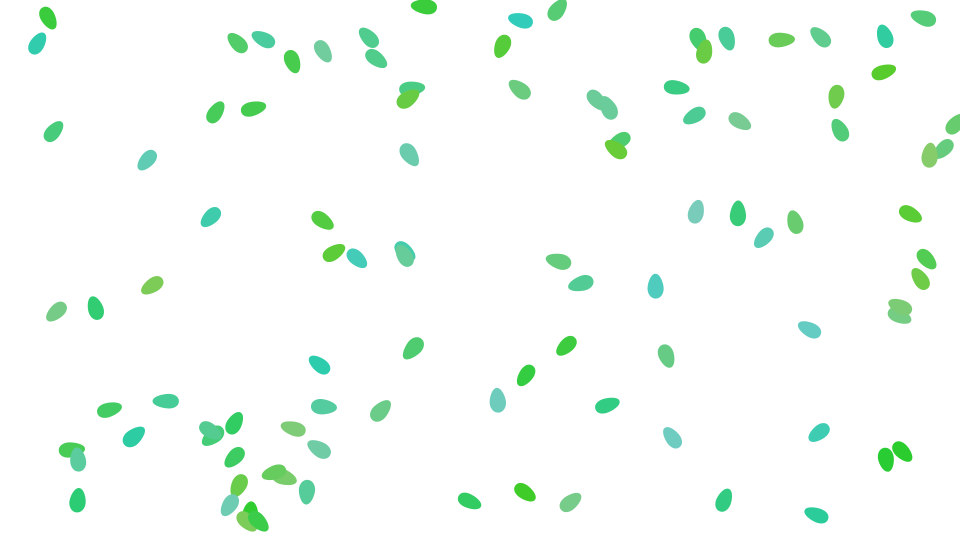
Frame 1 (no input)
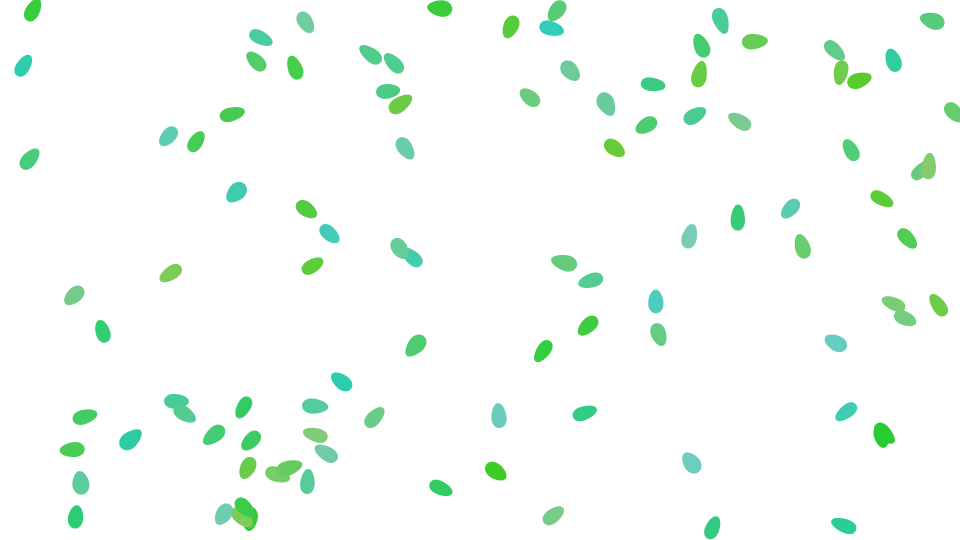
Frame 60 (the mouse pressed at the canvas centre just before this capture)
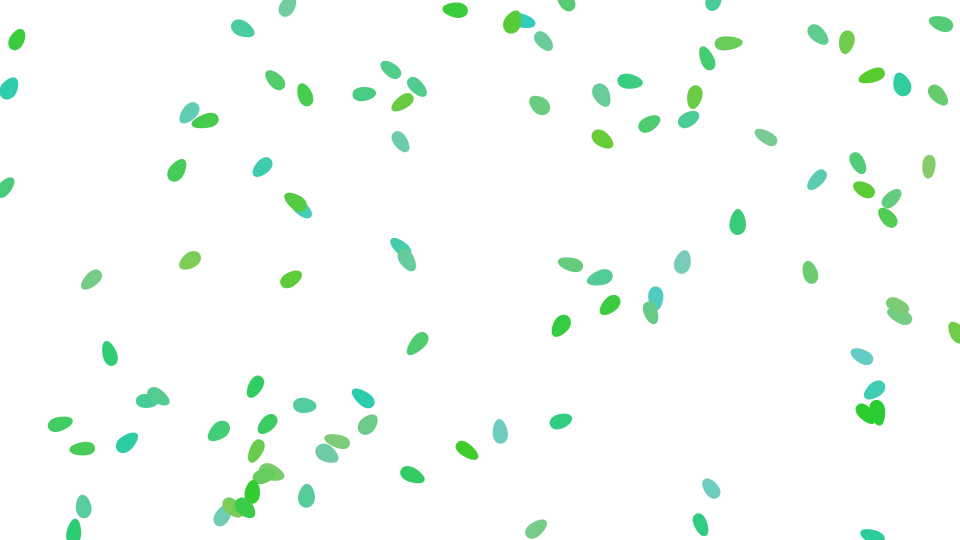
Frame 120 (the mouse held since frame 60 and released just before this capture)

The Processing sketch that drew these frames (run headless with seeded random() and noise(); from frame 60 on, the mouse is pressed at the canvas centre):

// Processing sketch: sketch_xxx_bezierVertex
// ── sketch_xxx_bezierVertex.pde
int num = 100;
Mover m;
ArrayList<Mover> movers = new ArrayList<Mover>(); 

void setup() {
  size(960, 540);
  colorMode(HSB, 360, 100, 100);
  noStroke();
  for (int i = 0; i < num; i++) {
    m = new Mover(random(width), random(height), 10);
    movers.add(m);
  }
}

void draw() {
  background(0, 0, 100);
  for (Mover m : movers) {
    m.update();
    m.draw();
    for(Mover m2 : movers){
      if(m.equals(m2) != true){
        float dist = m.calDist(m2);
        if(dist < 10*2){
          m.vel.mult(-1);
          m2.vel.mult(-1);
        }
      }
    }
  }
}
// ── Mover.pde

class Mover {
  float r = 50;
  PVector loc;
  PVector vel;
  float angle;
  float amp1, amp2;
  PVector p1, p2, p3, p4;
  color c;

  Mover(float x, float y, float r) {
    loc = new PVector(x, y);
    vel = new PVector(random(-.5, .5), random(-.5, .5));
    this.r = r;
    amp1 = random(0.01, 0.1);
    amp2 = random(0.01, 0.1);
    c = color(random(100,180),random(40,80),80);
  }
  void update() {
    loc.add(vel);
    println(angle);
    if(loc.x < 0 || loc.x > width){
      vel.x *= -1;
    }
    if(loc.y < 0 || loc.y > height){
      vel.y *= -1;
    }
  }
  boolean equals(Mover m){
    return loc.equals(m.loc);
  }
  float calDist(Mover m){
    return dist(loc.x,loc.y,m.loc.x,m.loc.y);
  }

  void draw() {
    fill(c);
    pushMatrix();
    translate(loc.x, loc.y);
    angle = atan2(vel.y, vel.x)+PI/2;
    rotate(angle);
    p1 = new PVector(
      cos(radians(0))*map(noise(vel.x,frameCount*amp1), 0, 1, r/2, r), 
      sin(radians(0))*r
      );
    p2 = new PVector(
      cos(radians(90))*(r*2), 
      sin(radians(90))*(map(noise(vel.y,frameCount*amp2), 0, 1, r/2, r)*2)
      );
    p3 = new PVector(
      cos(radians(180))*map(noise(vel.x,frameCount*amp1), 0, 1, r/2, r), 
      sin(radians(180))*r
      );
    p4 = new PVector(
      cos(radians(270))*r, 
      sin(radians(270))*r
      );

    //  fill(0, 0, 100);
    //  ellipse(p1.x, p1.y, 3, 3);
    //  ellipse(p2.x, p2.y, 3, 3);
    //  ellipse(p3.x, p3.y, 3, 3);
    //  ellipse(p4.x, p4.y, 3, 3);

    //  fill(0, 0, 0);
    //  ellipse(p1.x, p1.y-r/2, 3, 3);
    //  ellipse(p1.x, p1.y+r/2, 3, 3);
    //  ellipse(p2.x-r/2, p2.y, 3, 3);
    //  ellipse(p2.x+r/2, p2.y, 3, 3);
    //  ellipse(p3.x, p3.y-r/2, 3, 3);
    //  ellipse(p3.x, p3.y+r/2, 3, 3);
    //  ellipse(p4.x-r/2, p4.y, 3, 3);
    //  ellipse(p4.x+r/2, p4.y, 3, 3);


    //  noFill();
    beginShape();
    vertex(p1.x, p1.y);
    bezierVertex(
      p1.x, p1.y+r/2, 
      p2.x+r/2, p2.y, 
      p2.x, p2.y
      );
    bezierVertex(
      p2.x-r/2, p2.y, 
      p3.x, p3.y+r/2, 
      p3.x, p3.y
      );
    bezierVertex(
      p3.x, p3.y-r/2, 
      p4.x-r/2, p4.y, 
      p4.x, p4.y
      );
    bezierVertex(
      p4.x+r/2, p4.y, 
      p1.x, p1.y-r/2, 
      p1.x, p1.y
      );
    endShape(CLOSE);
    popMatrix();
  }
}
